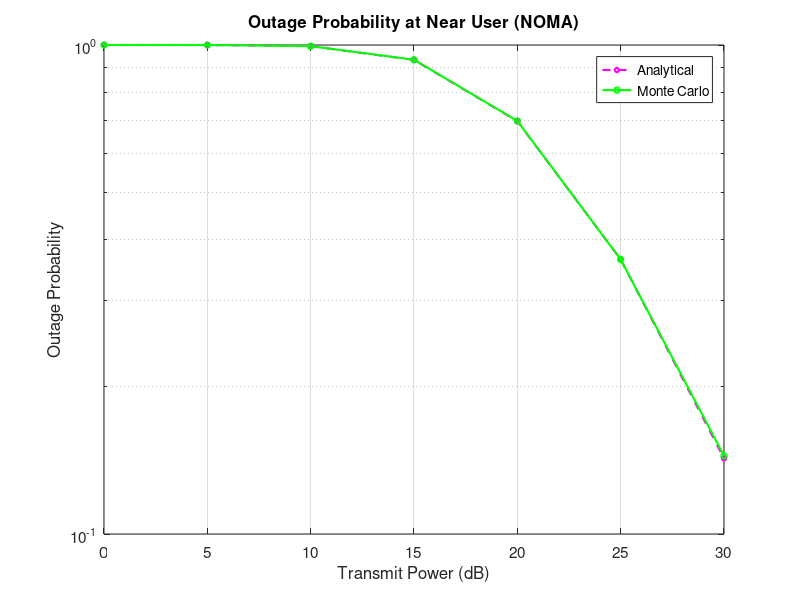

Write MATLAB code to recreate this figure.
clc; 
clear;
close all;

% Simulation Configuration
N = 1e5;                           % Monte Carlo trials
snr_dB = 0:5:30;                   % BS transmit power in dB
snr_lin = 10.^(snr_dB / 10);       % Convert to linear scale

% System Parameters
noisePower = 1;
uplinkPower_far  = 5;
uplinkPower_near = 10;
powerAlloc_far   = 0.8;
powerAlloc_near  = 0.2;
threshold_far    = 2;
threshold_near   = 2;

% Channel Gains (mean of exponential RVs)
avgGain_BS_near   = 1;
avgGain_Uf_near   = 1;
avgGain_Un_near   = 1;

% Result Storage
outage_theory = zeros(size(snr_lin));
outage_sim    = zeros(size(snr_lin));

% Main Loop: Simulation & Theory
for idx = 1:length(snr_lin)
    
    % Power levels
    P_tx = snr_lin(idx);                    % Current BS power
    gamma_bs = P_tx / noisePower;           % SNR from BS
    gamma_uf = uplinkPower_far / noisePower;
    gamma_un = uplinkPower_near / noisePower;

    % (A) Analytical Outage 
    denom = powerAlloc_far - threshold_far * powerAlloc_near;

    if denom <= 0
        outage_theory(idx) = 1;
    else
        theta1 = threshold_far / (denom * gamma_bs);
        theta2 = threshold_near / (powerAlloc_near * gamma_bs);
        theta  = max(theta1, theta2);

        exp_term = exp(-theta / avgGain_BS_near);
        den1 = avgGain_BS_near + theta * gamma_uf * avgGain_Uf_near;
        den2 = avgGain_BS_near + theta * gamma_un * avgGain_Un_near;

        p_success = exp_term * (avgGain_BS_near^2 / (den1 * den2));
        outage_theory(idx) = 1 - p_success;
    end

    %  (B) Monte-Carlo Simulation
    % Generate complex Rayleigh fading samples

    h1 = sqrt(avgGain_BS_near/2) * (randn(N,1) + 1i*randn(N,1));
    h2 = sqrt(avgGain_Uf_near/2) * (randn(N,1) + 1i*randn(N,1));
    h3 = sqrt(avgGain_Un_near/2) * (randn(N,1) + 1i*randn(N,1));

    % Channel magnitudes (exponential)
    g1 = abs(h1).^2;
    g2 = abs(h2).^2;
    g3 = abs(h3).^2;

    % Compute SINRs
    SINR_decode_xf = (powerAlloc_far * P_tx .* g1) ./ ...
                     (powerAlloc_near * P_tx .* g1 + uplinkPower_far * g2 + uplinkPower_near * g3 + noisePower);
                 
    SINR_decode_xn = (powerAlloc_near * P_tx .* g1) ./ ...
                     (uplinkPower_far * g2 + uplinkPower_near * g3 + noisePower);

    % Outage event if either fails
    outages = (SINR_decode_xf < threshold_far) | (SINR_decode_xn < threshold_near);
    outage_sim(idx) = mean(outages);
end

% Plotting Results 

figure;
semilogy(snr_dB, outage_theory, 'md--', 'LineWidth', 1.5, 'MarkerSize', 4); hold on;
semilogy(snr_dB, outage_sim, 'go-', 'LineWidth', 1.5, 'MarkerSize', 4);
grid on;

xlabel('Transmit Power (dB)');
ylabel('Outage Probability');
title('Outage Probability at Near User (NOMA)', 'FontSize', 14, 'FontWeight', 'bold');
legend('Analytical', 'Monte Carlo', 'Location', 'best');
set(gca, 'FontSize', 11);
